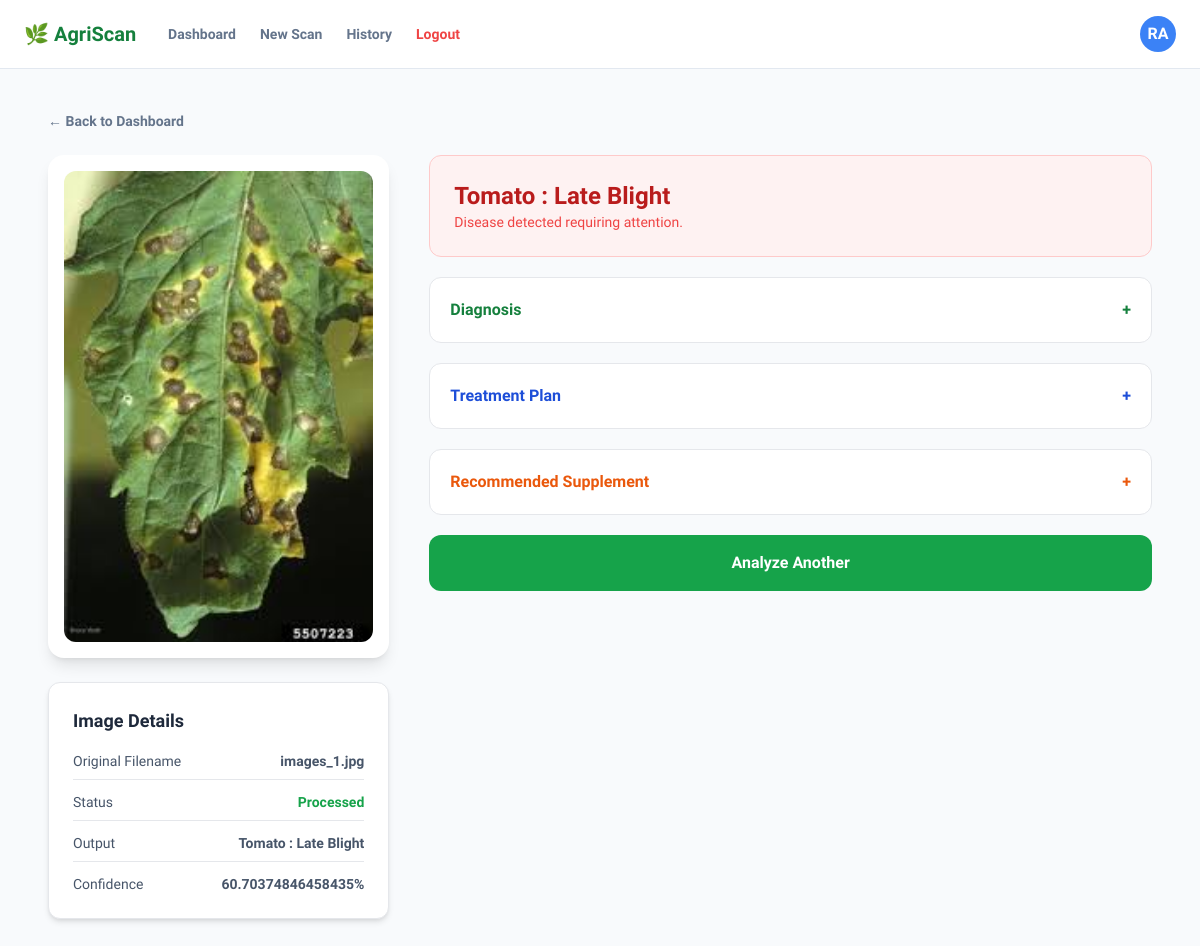
The page /result/1 (signed in) on the database its author committed.
### models.py (models this page shows)
class Scan(db.Model):
    id = db.Column(db.Integer, primary_key=True)
    disease_name = db.Column(db.String(200))
    description = db.Column(db.Text)
    prevention = db.Column(db.Text)
    supplement_name = db.Column(db.String(200))
    supplement_link = db.Column(db.String(500))
    supplement_image = db.Column(db.String(200))
    confidence = db.Column(db.Float)
    image_file = db.Column(db.String(200))
    date_scanned = db.Column(db.DateTime, default=datetime.utcnow)
    user_id = db.Column(db.Integer, db.ForeignKey('user.id'))

### app.py (the view)
@app.route('/result/<int:id>')
@login_required
def result(id):
    scan = Scan.query.get_or_404(id)
    return render_template('result.html', scan=scan)

### app.py (called while the page is built)
@login_manager.user_loader
def load_user(user_id):
    return User.query.get(int(user_id))

### templates/result.html (shortened to what this page needs)
<!DOCTYPE html>
<html lang="en">
<head>
<script src="https://cdn.tailwindcss.com"></script>
</head>
<body class="bg-slate-50 text-slate-900">
<nav class="bg-white border-b border-slate-200 px-6 py-4 flex items-center justify-between">
<div class="flex items-center gap-8">
<span class="text-xl font-bold text-green-700">🌿 AgriScan</span>
<div class="hidden md:flex items-center gap-6">
<a href="{{ url_for('dashboard') }}" class="text-sm font-semibold text-slate-500 hover:text-green-600">Dashboard</a>
<a href="{{ url_for('upload') }}" class="text-sm font-semibold text-slate-500 hover:text-green-600">New Scan</a>
<a href="{{ url_for('history') }}" class="text-sm font-semibold text-slate-500 hover:text-green-600">History</a>
<a href="{{ url_for('logout') }}" class="text-sm font-semibold text-red-500 hover:text-red-700">Logout</a>
</div>
</div>
<div class="w-9 h-9 bg-blue-500 text-white rounded-full flex items-center justify-center font-bold">
RA
</div>
</nav>
<main class="max-w-6xl mx-auto px-6 py-10">
<a href="{{ url_for('dashboard') }}" class="text-sm text-slate-500 font-semibold mb-6 inline-block">
← Back to Dashboard
</a>
<div class="grid md:grid-cols-3 gap-10">
<div class="md:col-span-1">
<div class="bg-white p-4 rounded-2xl shadow-lg">
<img src="{{ url_for('static', filename='uploads/' + scan.image_file) }}"
class="rounded-xl w-full">
</div>
<div class="bg-white rounded-xl shadow-md p-6 mt-6 border">
<h3 class="font-bold text-lg mb-4 text-slate-800">
Image Details
</h3>
<div class="space-y-3 text-sm text-slate-600">
<div class="flex justify-between border-b pb-2">
<span>Original Filename</span>
<span class="font-semibold">{{ scan.image_file }}</span>
</div>
<div class="flex justify-between border-b pb-2">
<span>Status</span>
<span class="font-semibold text-green-600">Processed</span>
</div>
<div class="flex justify-between border-b pb-2">
<span>Output</span>
<span class="font-semibold">{{ scan.disease_name }}</span>
</div>
<div class="flex justify-between">
<span>Confidence</span>
<span class="font-semibold">{{ scan.confidence }}%</span>
</div>
</div>
</div>
</div>
<div class="md:col-span-2 space-y-5">
<div class="bg-red-50 border border-red-200 rounded-xl p-6">
<h2 class="text-2xl font-bold text-red-700">
{{ scan.disease_name }}
</h2>
<p class="text-red-500 text-sm">
Disease detected requiring attention.
</p>
</div>
<div class="bg-white border rounded-xl">
<button onclick="toggleSection('diagnosis')"
class="w-full text-left p-5 font-bold text-green-700 flex justify-between">
Diagnosis <span>+</span>
</button>
</div>
<div class="bg-white border rounded-xl">
<button onclick="toggleSection('treatment')"
class="w-full text-left p-5 font-bold text-blue-700 flex justify-between">
Treatment Plan <span>+</span>
</button>
</div>
<div class="bg-white border rounded-xl">
<button onclick="toggleSection('supplement')"
class="w-full text-left p-5 font-bold text-orange-600 flex justify-between">
Recommended Supplement <span>+</span>
</button>
</div>
<a href="{{ url_for('upload') }}"
class="block text-center bg-green-600 text-white py-4 rounded-xl font-bold hover:bg-green-700">
Analyze Another
</a>
</div>
</div>
</main>
</body>
</html>

### templates/result.html (style rules this page uses)
body { font-family:'Plus Jakarta Sans',sans-serif; }

### rows shown on the page
Scan: image_file (picture), image_file "images_1.jpg", disease_name "Tomato : Late Blight", confidence "60.70374846458435"
